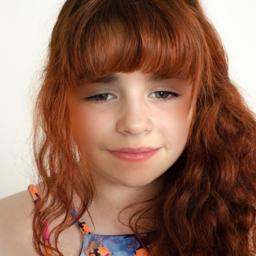
#> input picture colour data set/(5).jpg, 256 x 256 px, found by its file name
$ python 'prnu and snu.py'
#> lines starting #> are read from the running program, lines starting #| are printed output that depends on the picture
import cv2
import numpy as np

def extract_prnu_snu(image_path):
    # Read the image
    image = cv2.imread(image_path, cv2.IMREAD_GRAYSCALE)
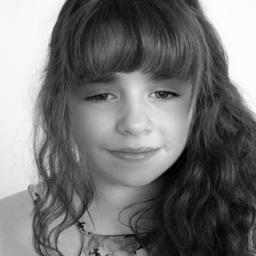
#> image: shape (256, 256); min 0, max 255, mean 116.4

    # Estimate PRNU pattern using Non-Local Means Denoising
    prnu = cv2.fastNlMeansDenoising(image, None, h=7, templateWindowSize=21, searchWindowSize=21)

    # Compute SNU pattern as the difference between original and denoised image
    snu = image - prnu
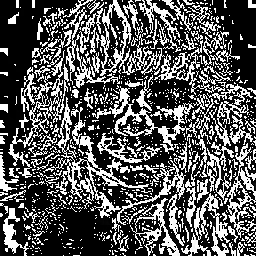
#> snu: shape (256, 256); min 0, max 255, mean 88.4

    return prnu, snu

def main():
    # Replace 'image_path' with the actual path to your image
    image_path = r'C:\Users\carin\Downloads\SEM 7\COLLEGE\Extras\minor project\fake\(5).jpg'

    # Extract PRNU and SNU patterns
    prnu, snu = extract_prnu_snu(image_path)

    # Display PRNU and SNU patterns
    cv2.imshow('PRNU Pattern', prnu)
    cv2.imshow('SNU Pattern', snu)
    cv2.waitKey(0)
    cv2.destroyAllWindows()

if __name__ == "__main__":
    main()

$ run again, with colour data set/(1).jpg copied over colour data set/(5).jpg
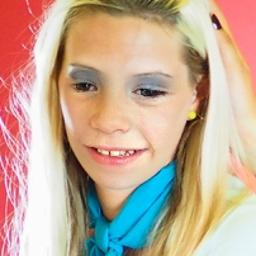
#> input picture colour data set/(1).jpg, 256 x 256 px, found by its file name
#> in extract_prnu_snu, `image = cv2.imread(image_path, cv2.IMREAD_GRAYSCALE)`:
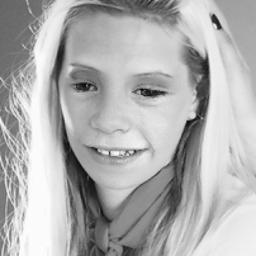
#> image: shape (256, 256); min 3, max 255, mean 175.7
#> in extract_prnu_snu, `snu = image - prnu`:
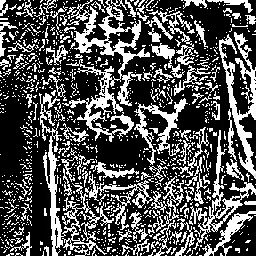
#> snu: shape (256, 256); min 0, max 255, mean 82.8

$ run again, with colour data set/(10).jpg copied over colour data set/(5).jpg
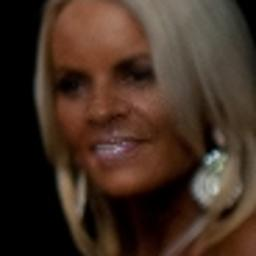
#> input picture colour data set/(10).jpg, 256 x 256 px, found by its file name
#> in extract_prnu_snu, `image = cv2.imread(image_path, cv2.IMREAD_GRAYSCALE)`:
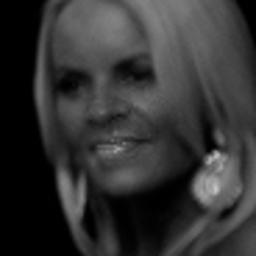
#> image: shape (256, 256); min 0, max 199, mean 51.2
#> in extract_prnu_snu, `snu = image - prnu`:
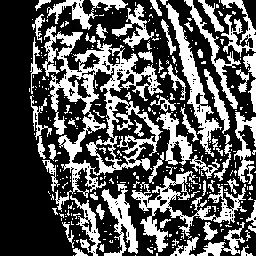
#> snu: shape (256, 256); min 0, max 255, mean 88.3

$ run again, with colour data set/(11).jpg copied over colour data set/(5).jpg
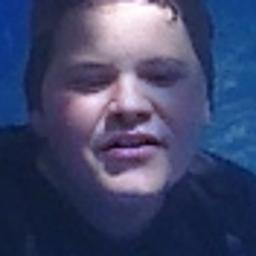
#> input picture colour data set/(11).jpg, 256 x 256 px, found by its file name
#> in extract_prnu_snu, `image = cv2.imread(image_path, cv2.IMREAD_GRAYSCALE)`:
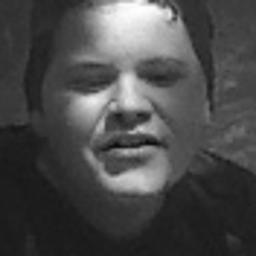
#> image: shape (256, 256); min 9, max 254, mean 74
#> in extract_prnu_snu, `snu = image - prnu`:
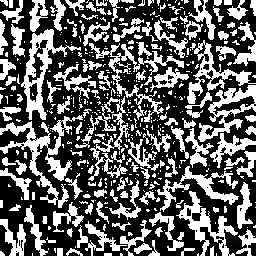
#> snu: shape (256, 256); min 0, max 255, mean 97.5
